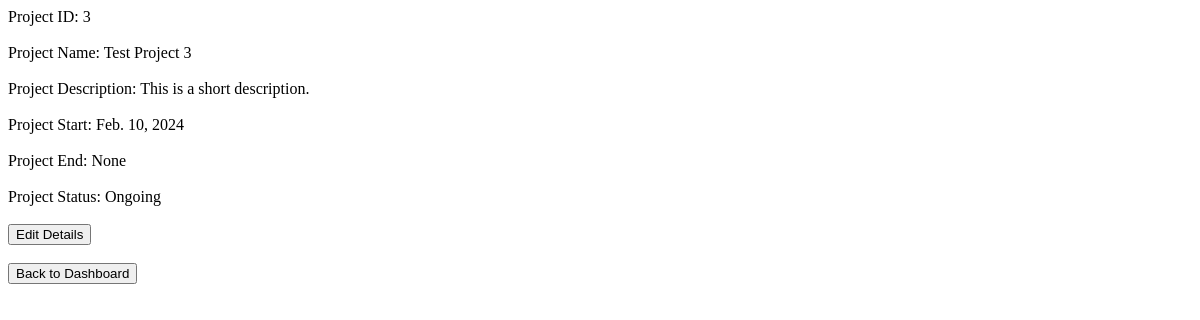
Page /view_project/3 on the earlier database version.
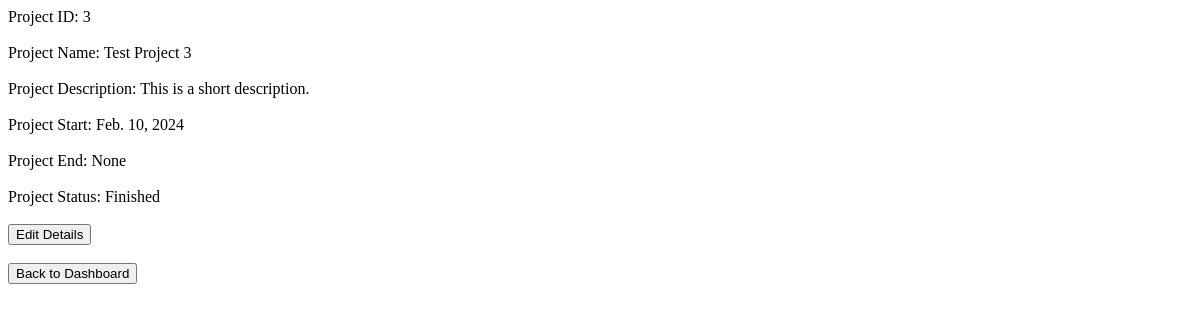
Same page on the later database version.
### PMApp/models.py (models this page shows, shortened)
class Project(models.Model):
    class Status(models.IntegerChoices):
        ONGOING = 0, _("Ongoing")
        FINISHED = 1, _("Finished")
    project_id = models.AutoField(primary_key=True)
    project_name = models.CharField(max_length=255)
    project_desc = models.TextField()
    project_start = models.DateField(default=date.today)
    project_end = models.DateField(default=None, blank=True, null=True)
    project_status = models.IntegerField(choices=Status, default=Status.ONGOING)

### PMApp/views.py (the view)
# urls.py: path("view_project/<int:project_id>", views.view_project, name="view_project"),
def view_project(request, project_id):
    try:
        project_obj = Project.objects.get(project_id=project_id)
    except:
        raise Http404("Project does not exist")
    return render(request,
                  "view_project.html",
                  {"project": project_obj})

### PMApp/templates/view_project.html (shortened to what this page needs)
{% extends 'base.html' %}
{% load static %}
{% block content %}
    Project ID: {{ project.project_id }}<br><br>
    Project Name: {{ project.project_name }}<br><br>
    Project Description: {{ project.project_desc }}<br><br>
    Project Start: {{ project.project_start }}<br><br>
    Project End: {{ project.project_end }}<br><br>
    Project Status: {{ project.get_project_status_display }}<br><br>
    <a href="/update_project/{{ project.project_id }}">
        <button type="button">Edit Details</button>
    </a><br><br>
    <a href="{% url 'index' %}?id={{ project.project_id }}">
        <button type="button">Back to Dashboard</button>
    </a>
{% endblock %}

### PMApp/templates/base.html (shortened to what this page needs)
{% load static %}
<html>
<head>
</head>
<body>
    <div class="body">
        {% block content %}
        {% endblock %}
    </div>
</body>
</html>

Differences in the rows shown:
changed Project "Test Project 3": project_status "Ongoing" → "Finished"
